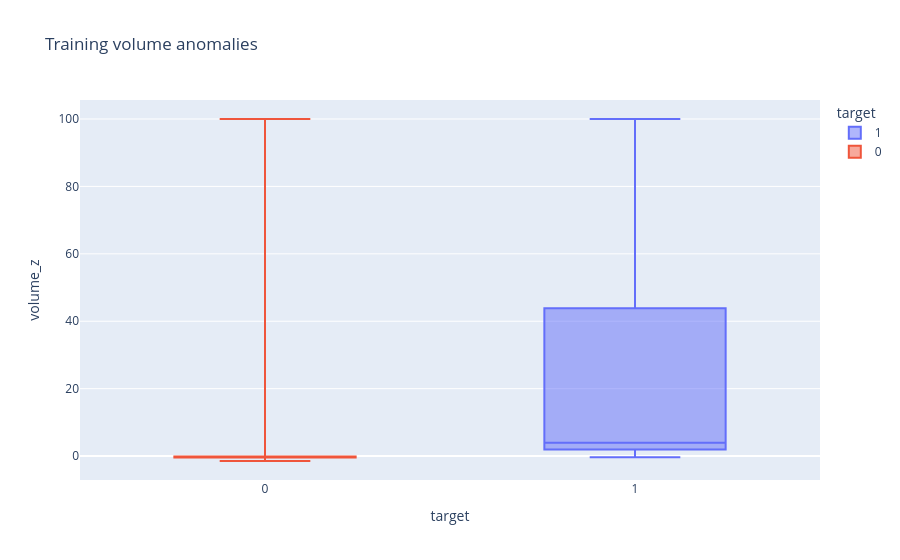

The notebook cell saved with this chart:
### Code cell
sample = pd.concat([training.query('target == 1'), training.query('target == 0').sample(3000, random_state=42)])
px.box(sample, x='target', y='volume_z', color='target', points=False, title='Training volume anomalies')

### Figure 1 — Plotly figure (JSON) as saved in the notebook; plotly's stock layout.template omitted (floating-point values rounded to 4 significant figures; data arrays with more than 128 entries replaced by an {"elided": "..."} marker saying what was removed)
{"data": [{"alignmentgroup": "True", "boxpoints": false, "hovertemplate": "target=%{x}<br>volume_z=%{y}<extra></extra>", "legendgroup": "1", "marker": {"color": "#636efa"}, "name": "1", "notched": false, "offsetgroup": "1", "orientation": "v", "showlegend": true, "type": "box", "x": {"elided": "561 int values"}, "x0": " ", "xaxis": "x", "y": {"elided": "561 float values"}, "y0": " ", "yaxis": "y"}, {"alignmentgroup": "True", "boxpoints": false, "hovertemplate": "target=%{x}<br>volume_z=%{y}<extra></extra>", "legendgroup": "0", "marker": {"color": "#EF553B"}, "name": "0", "notched": false, "offsetgroup": "0", "orientation": "v", "showlegend": true, "type": "box", "x": {"elided": "3000 int values"}, "x0": " ", "xaxis": "x", "y": {"elided": "3000 float values"}, "y0": " ", "yaxis": "y"}], "layout": {"boxmode": "overlay", "legend": {"title": {"text": "target"}, "tracegroupgap": 0}, "title": {"text": "Training volume anomalies"}, "xaxis": {"anchor": "y", "categoryarray": [1, 0], "categoryorder": "array", "domain": [0.0, 1.0], "title": {"text": "target"}}, "yaxis": {"anchor": "x", "domain": [0.0, 1.0], "title": {"text": "volume_z"}}}}
